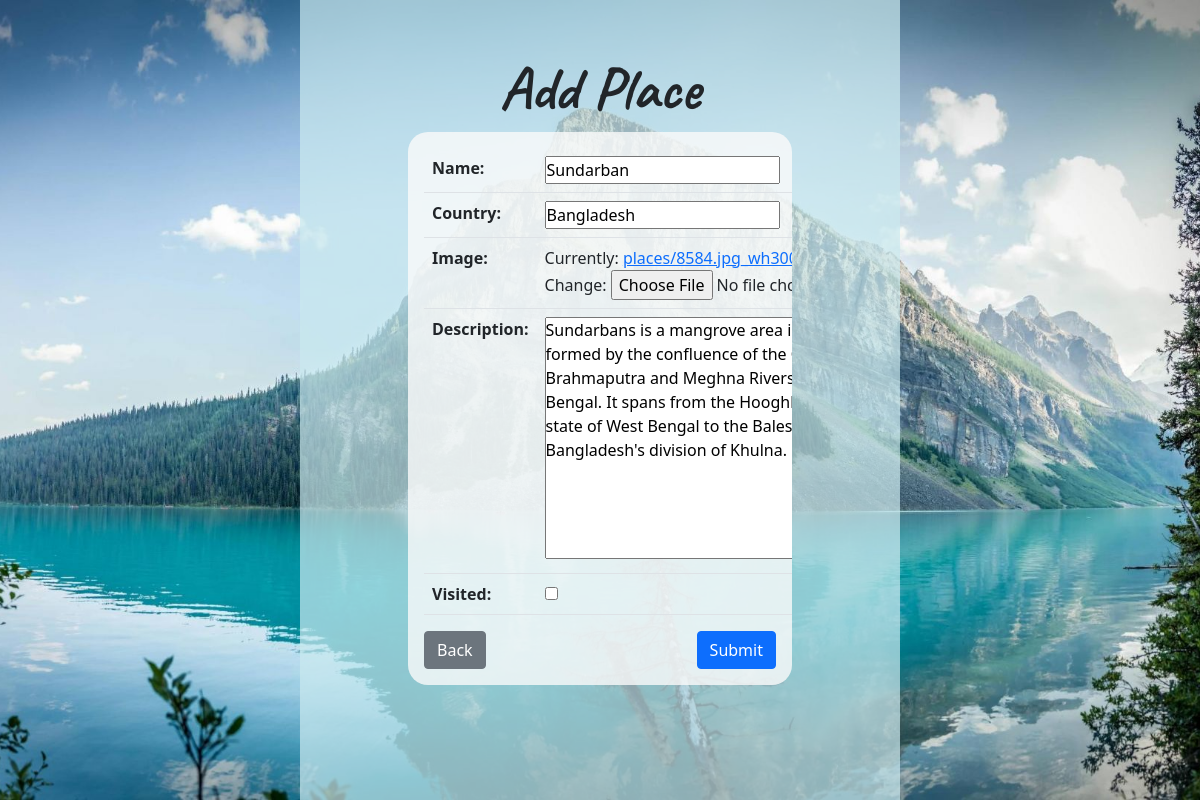
The app's page /update/16/ (signed in) with its own data.
### main/models.py (models this page shows, shortened)
class Place(models.Model):
    user = models.ForeignKey(User, on_delete=models.CASCADE, null=True, blank=True)
    name = models.CharField(max_length=255)
    country = models.CharField(max_length=255)
    image = models.ImageField(
        upload_to='places/',
        null=True,
        blank=True )
    description = models.TextField(null=True, blank=True)
    date = models.DateTimeField(auto_now_add=True)
    visited = models.BooleanField(default=False)
    class Meta:
        ordering = ['visited']

### main/views.py (the view)
# urls.py: path('update/<int:pk>/', PlaceUpdate.as_view(), name='update'),
class PlaceUpdate(LoginRequiredMixin, UpdateView):
    model = Place
    context_object_name = 'details'
    fields = ['name', 'country', 'image', 'description', 'visited']
    success_url = reverse_lazy('places')

### main/templates/main/place_form.html (shortened to what this page needs)
{% extends 'main/body.html' %}
{% block content %}
<form action="" method="POST" enctype="multipart/form-data">
    <div class="parent-div mt-5 d-flex align-items-center justify-content-center" style="min-height: 80vh; border-radius: 20px;">
        <div class="col-lg-8">
            <h3 class="title">Add Place</h3>
            <div class="table-responsive p-3" style="background-color: rgba(250, 250, 250, 0.801); border-radius: 20px;">
                <table class="table">
                    {{form.as_table}}
                </table>
                <div class="row">
                    <div class="col-6">
                        {% if details %}
                        <a class="btn btn-secondary" href="{% url 'details' details.id %}">Back</a>
                        {% else %}
                        <a class="btn btn-secondary" href="{% url 'places' %}">Back</a>
                        {% endif %}
                    </div>
                    <div class="col-6 text-end">
                        <button class="btn btn-primary" type="submit">Submit</button>
                    </div>
                </div>
            </div>
        </div>
    </div>
</form>
{% endblock content %}

### static/css/style.css (style rules this page uses)
* { margin:0; padding: 0; box-sizing: border-box; }
body, .list-row { min-height: 100vh; }
.title { text-align: center; font-weight: 800; font-family: 'Caveat', cursive; font-size: 60px; }

### records on screen
Place: name "Sundarban", country "Bangladesh", description "Sundarbans is a mangrove area in the delta formed by the confluence of the Ganges, Brahmaputra and Meghna Rivers in the Bay of Bengal. It spans from the Hooghly River in India's state of West Bengal to the Baleswar River in Bangladesh's division of Khulna."
